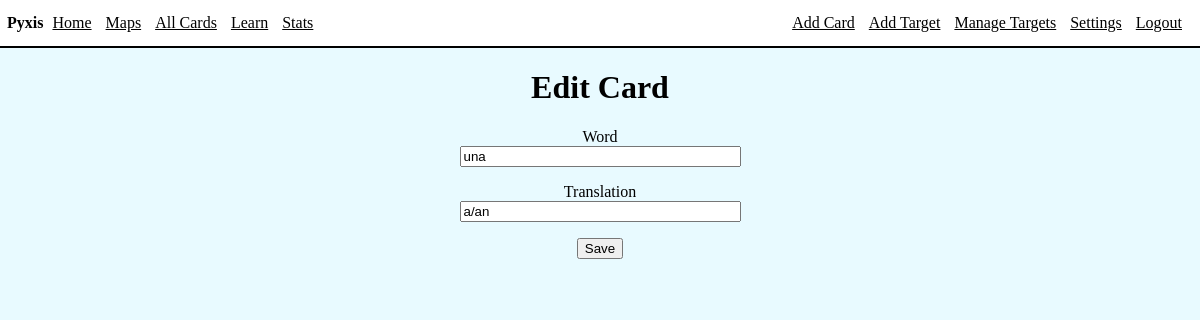
Page /2/editCard (signed in) on the earlier database version.
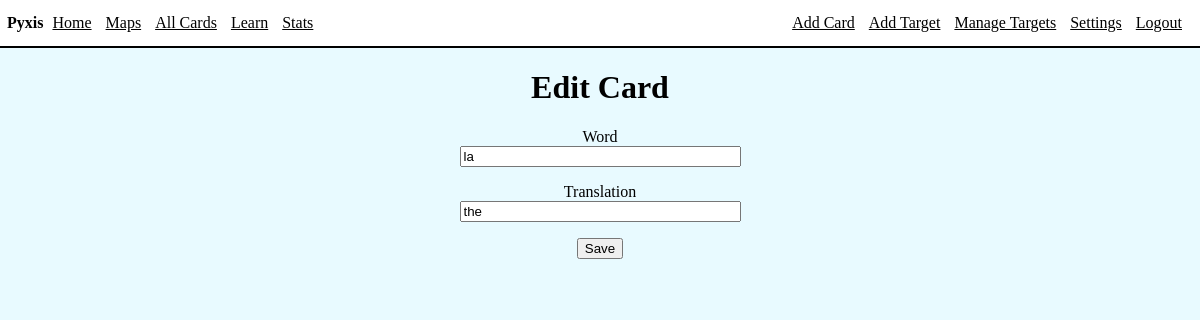
Same page on the later database version.
### app/models.py (models this page shows, shortened)
class Card(db.Model):
    id = db.Column(db.Integer, index=True, primary_key=True)
    word = db.Column(db.String(64), index=True)
    translation = db.Column(db.String(1000), index=True)
    status = db.Column(db.String(64), index=True)
    nextReviewDate = db.Column(db.Date, index=True)
    lastInterval = db.Column(db.Integer)
    variants = db.relationship("Variant", cascade="all,delete", backref='card')
    user_id = db.Column(db.Integer, db.ForeignKey('user.id'))
    appearances =  db.relationship("Appearance", cascade="all,delete", backref='card')

### app/routes/cards.py (the view)
@bp.route('/<card_id>/editCard', methods=['GET', 'POST'])
@login_required
def editCard(card_id):
    card = Card.query.filter_by(id=card_id).first()
    form = EditCard(obj=card)
    if form.validate_on_submit():
        card.translation = form.translation.data
        db.session.commit()
        return redirect(url_for('cards.viewCards'))
    return render_template('cards/editCard.html', title='Edit Card', form=form)

### app/forms.py
class EditCard(FlaskForm):
    word = StringField('Word', validators=[DataRequired()])
    translation = StringField('Translation')
    submit = SubmitField('Save')

### app/models.py (called while the page is built)
@login.user_loader
def load_user(id):
    return User.query.get(int(id))

### app/templates/cards/editCard.html (shortened to what this page needs)
{% extends "base.html" %}
{% block content %}
<div class="int">
    <div class="cent">
    <h1>Edit Card</h1>
    <form action="" method="POST">
        <p>
            {{ form.word.label }}<br>
            {{ form.word(size=32) }}<br>
        </p>
        <p>
            {{ form.translation.label }}<br>
            {{ form.translation(size=32) }}<br>
        </p>
        <p>{{ form.submit() }}</p>
    </form>
    </div>
</div>
{% endblock %}

Differences in the rows shown:
changed Card: word "una" → "la"; translation "a/an" → "the"
